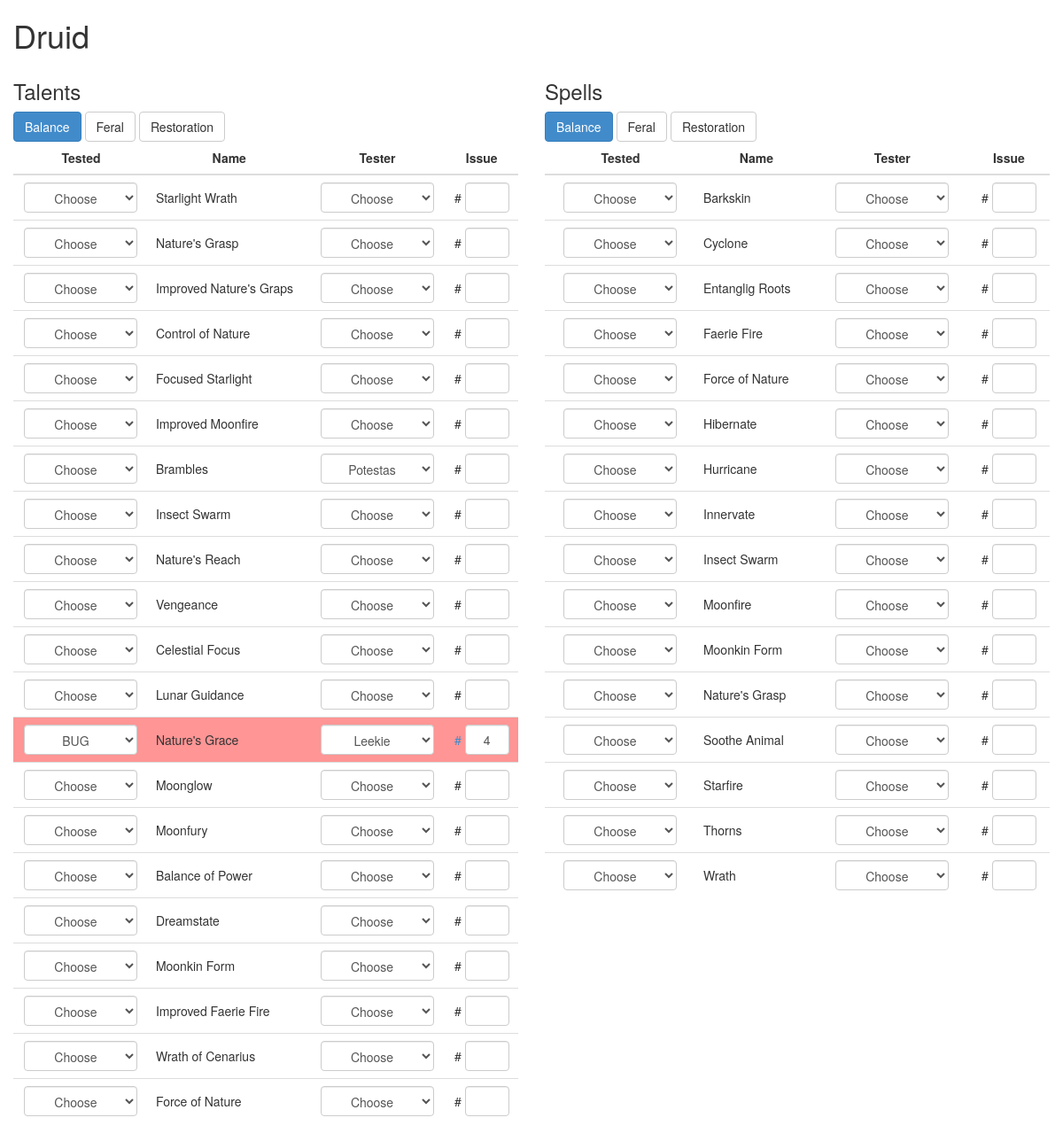
The app's page /external/classes/index.php?class=druid with its own data.
### tables this page shows
CREATE TABLE `class_test_talents` (
  `id` int(3) NOT NULL AUTO_INCREMENT,
  `class` int(2) NOT NULL,
  `spe` int(1) NOT NULL,
  `name` varchar(50) NOT NULL,
  `tester` int(2) NOT NULL,
  `issue` int(3) NOT NULL,
  `tested` int(1) NOT NULL,
  PRIMARY KEY (`id`)
);

CREATE TABLE `class_test_spells` (
  `id` int(3) NOT NULL AUTO_INCREMENT,
  `class` int(2) NOT NULL,
  `spe` int(1) NOT NULL,
  `name` varchar(50) NOT NULL,
  `tester` int(2) NOT NULL,
  `issue` int(3) NOT NULL,
  `tested` int(1) NOT NULL,
  PRIMARY KEY (`id`)
);

### external/classes/index.php (the view, shortened to what this page needs)
<?php
require('stats.php');
try {
    $handler = new PDO("mysql:host=".$db['suntools']['host'].";port=".$db['suntools']['port'].";dbname=".$db['suntools']['database']['suntools'], $db['suntools']['user'], $db['suntools']['password'], array(PDO::MYSQL_ATTR_INIT_COMMAND => "SET NAMES utf8"));
    $handler->setAttribute(PDO::ATTR_ERRMODE, PDO::ERRMODE_EXCEPTION);
} catch(PDOException $e) {
    echo $e->getMessage();
    die();
}
function selected($value, $id) {
    if ($value == $id) {
        return "selected=selected";
    }
}
function getClass($category, $spe) {
    global $handler, $class;
    $category = strtolower($category);
    $query = $handler->prepare('SELECT * FROM class_test_' . $category .' WHERE class = :class AND spe = :spe');
    $query->bindValue(':class', $class, PDO::PARAM_INT);
    $query->bindValue(':spe', $spe, PDO::PARAM_INT);
    $query->execute();
    echo
        '<table id="' . $category . '-' . $spe . '" class="table table-hover">
                        <thead>
                            <tr>
                                <th>Tested</th>
                                <th>Name</th>
                                <th>Tester</th>
                                <th>Issue</th>
                            </tr>
                        </thead>
                        <tbody>';
    while ($getClassTalents = $query->fetch()) {
		switch($getClassTalents['tested']) {
			case 3: $tr = "bug"; break;
			default: $tr = "";
		}
        if ($getClassTalents['issue'] == 0) {
            $getClassTalents['issue'] = null;
            $link = '#';
        } else {
            $link = '<a href="https://github.com/Nqsty/Sunstrider-Classes-Issues/issues/' . $getClassTalents['issue'] .'">#</a>';
        }
        $name = str_replace("'", "\'", $getClassTalents['name']);
        echo
                            '<tr class="' . $tr . '">
                                <td>
                                    <select class="form-control status" onchange="update(\'' . $category .'\', \'' . $name . '\', \'tested\', this.value)">
                                        <option value="0">Choose</option>
                                        <option value="1" ' . selected($getClassTalents['tested'], 1) . '>Assigned</option>
                                        <option value="2" ' . selected($getClassTalents['tested'], 2) . '>OK</option>
                                        <option value="3" ' . selected($getClassTalents['tested'], 3) . '>BUG</option>
                                    </select>
                                </td>
                                <td>' . $getClassTalents['name'] . '</td>
                                <td>
                                    <select class="form-control" onchange="update(\'' . $category .'\', \'' . $name . '\', \'tester\', this.value)">
                                        <option value="0">Choose</option>
                                        <option value="1" ' . selected($getClassTalents['tester'], 1) . '>Athene</option>
                                        <option value="2" ' . selected($getClassTalents['tester'], 2) . '>Beldin</option>
                                        <option value="3" ' . selected($getClassTalents['tester'], 3) . '>Brainjuice</option>
                                        <option value="4" ' . selected($getClassTalents['tester'], 4) . '>Gadianna</option>
                                        <option value="5" ' . selected($getClassTalents['tester'], 5) . '>Horius</option>
                                        <option value="6" ' . selected($getClassTalents['tester'], 6) . '>Kadaver</option>
                                        <option value="7" ' . selected($getClassTalents['tester'], 7) . '>Krimi</option>
                                        <option value="8" ' . selected($getClassTalents['tester'], 8) . '>Laws</option>
                                        <option value="9" ' . selected($getClassTalents['tester'], 9) . '>Leekie</option>
                                        <option value="10" ' . selected($getClassTalents['tester'], 10) . '>Mikelus</option>
                                        <option value="11" ' . selected($getClassTalents['tester'], 11) . '>Muranounet</option>
                                        <option value="12" ' . selected($getClassTalents['tester'], 12) . '>Potestas</option>
                                        <option value="13" ' . selected($getClassTalents['tester'], 13) . '>Vanquish</option>
                                        <option value="14" ' . selected($getClassTalents['tester'], 14) . '>Yukka</option>
                                    </select>
                                </td>
                                <td><span>' . $link .'</span> <input class="form-control link" type="text" onchange="update(\'' . $category .'\', \'' . $name . '\', \'issue\', this.value)" value="' . $getClassTalents['issue'] . '" /></td>
                            </tr>';
    }
    echo
                        '</tbody>
                    </table>';
}
?>
<!DOCTYPE html>
<html>
	<head>
		<link rel="stylesheet" href="../../lib/bootstrap/css/bootstrap.css">
	</head>
	<body>
<?php
if(!isset($_GET['class'])) {
	echo '<div class="col-md-12">
                <h2>SunClasses</h2>
                <p>
                    <a href="https://github.com/Nqsty/Sunstrider-Classes-Issues/issues">Issue Tracker</a> - <a href="https://github.com/Nqsty/Sunstrider-Classes-Issues/wiki">Wiki</a>
                </p>
            </div>';
    echo globalProgression();
    echo classProgression(11);
    echo classProgression(3);
    echo classProgression(8);
    echo classProgression(2);
    echo classProgression(5);
    echo classProgression(4);
    echo classProgression(7);
    echo classProgression(9);
    echo classProgression(1);
} else {
    $class = htmlspecialchars($_GET['class']);
    switch($class) {
        case "druid":   $class = 11;    $spe1 = "Balance";          $spe2 = "Feral";        $spe3 = "Restoration";  break;
    }
    echo
			'<div class="fluid-container">
                <div class="col-md-12">
                    <h1>' . ucfirst($_GET['class']) . '</h1>
                </div>
                <div class="col-md-6">
                    <h3>Talents</h3>
                    <button id="talents1" onclick="display(\'talents\', 1)" type="button" class="btn btn-primary">' . $spe1 . '</button>
                    <button id="talents2" onclick="display(\'talents\', 2)" type="button" class="btn btn-default">' . $spe2 . '</button>
                    <button id="talents3" onclick="display(\'talents\', 3)" type="button" class="btn btn-default">' . $spe3 . '</button>';
    getClass("talents", 1);
    echo
                '</div>
                <div class="col-md-6">
                    <h3>Spells</h3>
                    <button id="spells1" onclick="display(\'spells\', 1)" type="button" class="btn btn-primary">' . $spe1 . '</button>
                    <button id="spells2" onclick="display(\'spells\', 2)" type="button" class="btn btn-default">' . $spe2 . '</button>
                    <button id="spells3" onclick="display(\'spells\', 3)" type="button" class="btn btn-default">' . $spe3 . '</button>';
    getClass("spells", 1);
?>
			</div>
		</body>
	</html>
<?php
}
?>

### external/classes/index.php (style rules this page uses)
.table > tbody > tr > td { vertical-align: middle; }
.table > thead > tr > th, .table > tbody > tr > td { text-align: center; }
.table > tbody > tr > td:nth-child(2) { text-align: left; }
.table > tbody > tr > td > input { width: 50px; text-align: center; display: inline; }
.table > tbody > tr > td > select { width: 128px; text-align: center; display: inline; }
.bug, .table-hover > tbody > tr.bug:hover > td { background-color: #FF9595!important; }

### records on screen
class_test_talents: name "Choose", name "Starlight Wrath", issue "#"
class_test_talents: name "Choose", name "Nature's Grasp", issue "#"
class_test_talents: name "Choose", name "Improved Nature's Graps", issue "#"
class_test_talents: name "Choose", name "Control of Nature", issue "#"
class_test_talents: name "Choose", name "Focused Starlight", issue "#"
class_test_talents: name "Choose", name "Improved Moonfire", issue "#"
class_test_talents: name "Choose", name "Brambles", name "Potestas", issue "#"
class_test_talents: name "Choose", name "Insect Swarm", issue "#"
class_test_talents: name "Choose", name "Nature's Reach", issue "#"
class_test_talents: name "Choose", name "Vengeance", issue "#"
class_test_talents: name "Choose", name "Celestial Focus", issue "#"
class_test_talents: name "Choose", name "Lunar Guidance", issue "#"
class_test_talents: name "BUG", name "Nature's Grace", name "Leekie", issue "4"
class_test_talents: name "Choose", name "Moonglow", issue "#"
class_test_talents: name "Choose", name "Moonfury", issue "#"
class_test_talents: name "Choose", name "Balance of Power", issue "#"
class_test_talents: name "Choose", name "Dreamstate", issue "#"
class_test_talents: name "Choose", name "Moonkin Form", issue "#"
class_test_talents: name "Choose", name "Improved Faerie Fire", issue "#"
class_test_talents: name "Choose", name "Wrath of Cenarius", issue "#"
class_test_talents: name "Choose", name "Force of Nature", issue "#"
class_test_spells: name "Barkskin", issue "#"
class_test_spells: name "Cyclone", issue "#"
class_test_spells: name "Entanglig Roots", issue "#"
class_test_spells: name "Faerie Fire", issue "#"
class_test_spells: name "Choose", issue "#"
class_test_spells: name "Hibernate", issue "#"
class_test_spells: name "Hurricane", issue "#"
class_test_spells: name "Innervate", issue "#"
class_test_spells: name "Choose", issue "#"
class_test_spells: name "Moonfire", issue "#"
class_test_spells: name "Choose", issue "#"
class_test_spells: name "Choose", issue "#"
class_test_spells: name "Soothe Animal", issue "#"
class_test_spells: name "Starfire", issue "#"
class_test_spells: name "Thorns", issue "#"
class_test_spells: name "Wrath", issue "#"

### other values on screen
$_GET['class'] "Druid"
$spe1 "Balance"
$spe2 "Feral"
$spe3 "Restoration"
